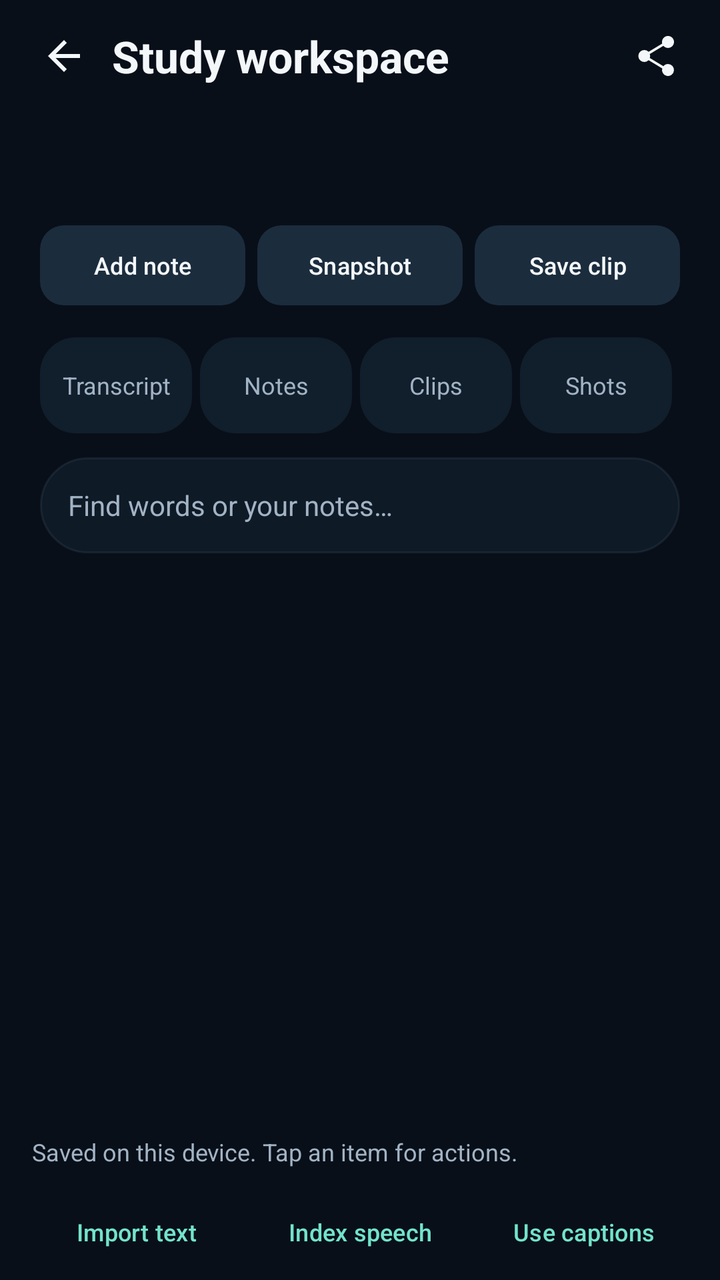
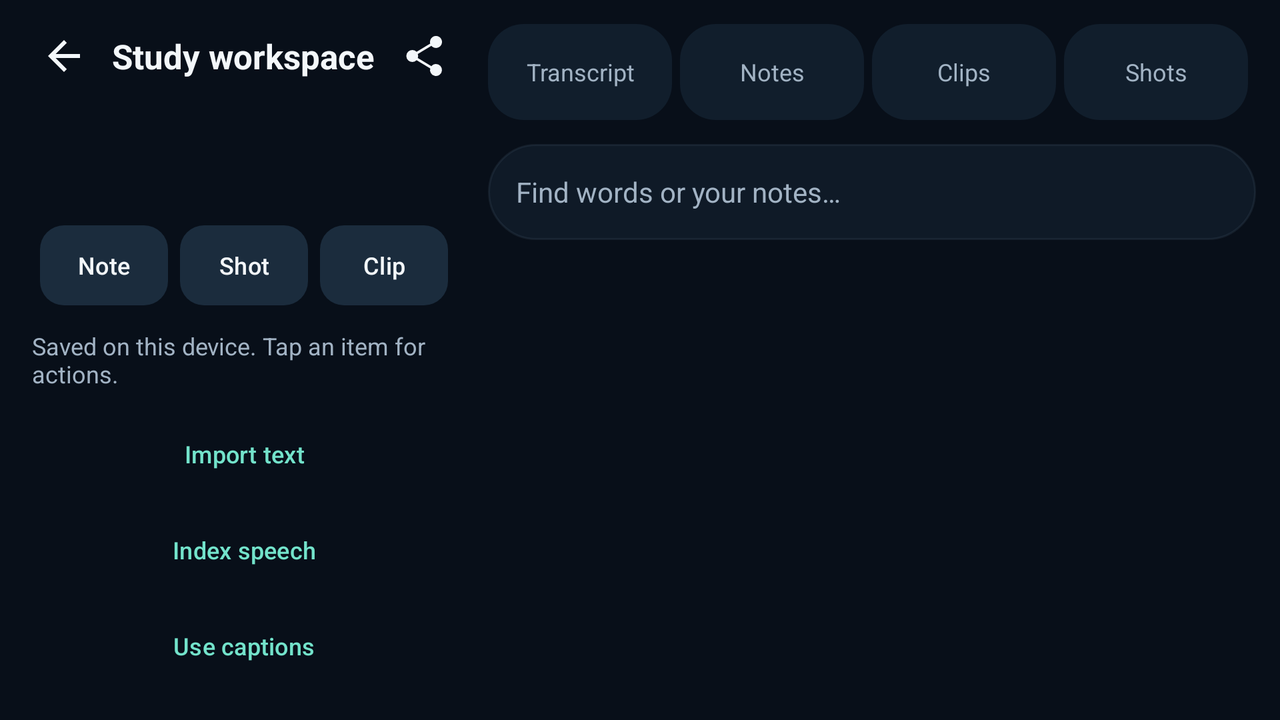

First picture: res/layout/ on a phone held upright. Second picture: the repository's own variant of that layout, on a device whose configuration matches the variant's folder. Source for both follows.
<!-- AndroidManifest.xml: application theme Theme.CineMaxNexus -->
<!-- res/layout/activity_study.xml -->
<?xml version="1.0" encoding="utf-8"?>
<LinearLayout xmlns:android="http://schemas.android.com/apk/res/android" xmlns:app="http://schemas.android.com/apk/res-auto"
    android:id="@+id/study_root" android:layout_width="match_parent" android:layout_height="match_parent" android:orientation="vertical" android:background="@color/nexus_black">
    <LinearLayout android:layout_width="match_parent" android:layout_height="56dp" android:gravity="center_vertical" android:paddingHorizontal="8dp">
        <ImageButton android:id="@+id/study_back" style="@style/MusicIcon" android:src="@drawable/ic_back" android:contentDescription="@string/back" />
        <TextView android:layout_width="0dp" android:layout_weight="1" android:layout_height="wrap_content" android:text="@string/study_workspace" android:textSize="22sp" android:textStyle="bold" android:textColor="@color/nexus_text" />
        <ImageButton android:id="@+id/study_export_notes" style="@style/MusicIcon" android:src="@drawable/ic_share" android:contentDescription="@string/study_export_notes" />
    </LinearLayout>
    <LinearLayout android:layout_width="match_parent" android:layout_height="wrap_content" android:orientation="vertical" android:paddingHorizontal="20dp">
        <TextView android:id="@+id/study_video_title" android:layout_width="match_parent" android:layout_height="wrap_content" android:textSize="15sp" android:textStyle="bold" android:textColor="@color/nexus_accent" android:maxLines="1" android:ellipsize="end" />
        <LinearLayout android:layout_width="match_parent" android:layout_height="wrap_content" android:layout_marginVertical="8dp">
            <TextView android:id="@+id/study_at" android:layout_width="0dp" android:layout_weight="1" android:layout_height="wrap_content" android:textSize="12sp" android:textColor="@color/nexus_text_secondary" />
            <TextView android:id="@+id/study_summary" android:layout_width="wrap_content" android:layout_height="wrap_content" android:textSize="12sp" android:textColor="@color/nexus_text_secondary" />
        </LinearLayout>
        <LinearLayout android:layout_width="match_parent" android:layout_height="48dp">
            <com.google.android.material.button.MaterialButton android:id="@+id/study_add_note" style="@style/Widget.Material3.Button.TonalButton" android:layout_width="0dp" android:layout_weight="1" android:layout_height="48dp" android:text="@string/study_note_default" android:textSize="12sp" android:layout_marginEnd="6dp" app:cornerRadius="12dp" />
            <com.google.android.material.button.MaterialButton android:id="@+id/study_snapshot" style="@style/Widget.Material3.Button.TonalButton" android:layout_width="0dp" android:layout_weight="1" android:layout_height="48dp" android:text="@string/study_snapshot" android:textSize="12sp" android:layout_marginEnd="6dp" app:cornerRadius="12dp" />
            <com.google.android.material.button.MaterialButton android:id="@+id/study_add_clip" style="@style/Widget.Material3.Button.TonalButton" android:layout_width="0dp" android:layout_weight="1" android:layout_height="48dp" android:text="@string/study_clip_default" android:textSize="12sp" app:cornerRadius="12dp" />
        </LinearLayout>
        <LinearLayout android:layout_width="match_parent" android:layout_height="48dp" android:layout_marginTop="12dp">
            <TextView android:id="@+id/study_tab_transcript" style="@style/MusicFilter" android:text="@string/study_tab_transcript" />
            <TextView android:id="@+id/study_tab_notes" style="@style/MusicFilter" android:text="@string/study_tab_notes" />
            <TextView android:id="@+id/study_tab_clips" style="@style/MusicFilter" android:text="@string/study_tab_clips" />
            <TextView android:id="@+id/study_tab_shots" style="@style/MusicFilter" android:text="@string/study_tab_shots" />
        </LinearLayout>
        <EditText android:id="@+id/study_search" android:layout_width="match_parent" android:layout_height="48dp" android:layout_marginVertical="12dp" android:background="@drawable/bg_studio_panel" android:paddingHorizontal="14dp" android:hint="@string/study_search_hint" android:inputType="text" android:singleLine="true" android:imeOptions="actionSearch" android:textColor="@color/nexus_text" android:textColorHint="@color/nexus_text_secondary" android:textSize="14sp" />
    </LinearLayout>
    <FrameLayout android:layout_width="match_parent" android:layout_height="0dp" android:layout_weight="1">
        <androidx.recyclerview.widget.RecyclerView android:id="@+id/study_list" android:layout_width="match_parent" android:layout_height="match_parent" android:paddingHorizontal="16dp" android:paddingBottom="8dp" android:clipToPadding="false" />
        <TextView android:id="@+id/study_empty" android:layout_width="match_parent" android:layout_height="wrap_content" android:layout_gravity="center" android:padding="24dp" android:gravity="center" android:textColor="@color/nexus_text_secondary" android:textSize="14sp" />
    </FrameLayout>
    <LinearLayout android:layout_width="match_parent" android:layout_height="wrap_content" android:paddingHorizontal="16dp" android:gravity="center_vertical">
        <TextView android:id="@+id/study_job_status" android:layout_width="0dp" android:layout_weight="1" android:layout_height="wrap_content" android:paddingVertical="8dp" android:text="@string/study_ready" android:textColor="@color/nexus_text_secondary" android:textSize="12sp" android:maxLines="3" android:ellipsize="end" />
        <ImageButton android:id="@+id/study_cancel_job" style="@style/MusicIcon" android:src="@drawable/ic_back" android:contentDescription="@string/cancel" android:visibility="gone" />
    </LinearLayout>
    <LinearLayout android:layout_width="match_parent" android:layout_height="wrap_content" android:paddingHorizontal="12dp">
        <com.google.android.material.button.MaterialButton android:id="@+id/study_import" style="@style/Widget.Material3.Button.TextButton" android:layout_width="0dp" android:layout_weight="1" android:layout_height="48dp" android:text="@string/study_import_text" android:textSize="12sp" />
        <com.google.android.material.button.MaterialButton android:id="@+id/study_index" style="@style/Widget.Material3.Button.TextButton" android:layout_width="0dp" android:layout_weight="1" android:layout_height="48dp" android:text="@string/study_index_speech" android:textSize="12sp" />
        <com.google.android.material.button.MaterialButton android:id="@+id/study_use_captions" style="@style/Widget.Material3.Button.TextButton" android:layout_width="0dp" android:layout_weight="1" android:layout_height="48dp" android:text="@string/study_use_captions" android:textSize="12sp" />
    </LinearLayout>
</LinearLayout>
<!-- resources referenced by this layout -->
<resources>
  <color name="nexus_accent">#73E3CB</color>
  <color name="nexus_black">#080F19</color>
  <color name="nexus_text">#F3F7FA</color>
  <color name="nexus_text_secondary">#A2B3C4</color>
  <!-- drawable bg_studio_panel (drawable) -->
  <shape xmlns:android="http://schemas.android.com/apk/res/android">
      <solid android:color="#E6101C2A"/><corners android:radius="24dp"/>
      <stroke android:width="1dp" android:color="#334B6273"/>
  </shape>
  <!-- drawable ic_back (drawable) -->
  <vector android:autoMirrored="true" xmlns:android="http://schemas.android.com/apk/res/android" android:width="24dp" android:height="24dp" android:viewportWidth="24" android:viewportHeight="24" android:tint="?attr/colorControlNormal"><path android:fillColor="#FFFFFFFF" android:pathData="M20 11H7.83l5.59-5.59L12 4l-8 8 8 8 1.41-1.41L7.83 13H20v-2z" /></vector>
  <!-- drawable ic_share (drawable) -->
  <vector xmlns:android="http://schemas.android.com/apk/res/android" android:width="24dp" android:height="24dp" android:viewportWidth="24" android:viewportHeight="24">
      <path android:fillColor="#FFFFFF" android:pathData="M18,16a3,3 0,0 0,-2.3 1.1L8.9,13a3,3 0,0 0,0 -2l6.8,-4.1A3,3 0,1 0,15 5a3,3 0,0 0,0.1 0.8L8.3,9.9A3,3 0,1 0,8.3 14.1l6.8,4.1A3,3 0,1 0,18 16" />
  </vector>
  <string name="back">Back</string>
  <string name="cancel">Cancel</string>
  <string name="study_clip_default">Save clip</string>
  <string name="study_export_notes">Export notes</string>
  <string name="study_import_text">Import text</string>
  <string name="study_index_speech">Index speech</string>
  <string name="study_note_default">Add note</string>
  <string name="study_ready">Saved on this device. Tap an item for actions.</string>
  <string name="study_search_hint">Find words or your notes…</string>
  <string name="study_snapshot">Snapshot</string>
  <string name="study_tab_clips">Clips</string>
  <string name="study_tab_notes">Notes</string>
  <string name="study_tab_shots">Shots</string>
  <string name="study_tab_transcript">Transcript</string>
  <string name="study_use_captions">Use captions</string>
  <string name="study_workspace">Study workspace</string>
  <style name="MusicFilter">
          <item name="android:layout_width">0dp</item>
          <item name="android:layout_height">48dp</item>
          <item name="android:layout_weight">1</item>
          <item name="android:layout_marginEnd">4dp</item>
          <item name="android:gravity">center</item>
          <item name="android:background">@drawable/bg_filter</item>
          <item name="android:textColor">@color/music_filter_text</item>
          <item name="android:textSize">12sp</item>
          <item name="android:clickable">true</item>
          <item name="android:focusable">true</item>
          <item name="android:foreground">?attr/selectableItemBackground</item>
      </style>
  <style name="MusicIcon">
          <item name="android:layout_width">48dp</item>
          <item name="android:layout_height">48dp</item>
          <item name="android:background">?attr/selectableItemBackgroundBorderless</item>
          <item name="android:padding">12dp</item>
          <item name="tint">@color/nexus_text</item>
      </style>
  <!-- drawable bg_filter (drawable) -->
  <selector xmlns:android="http://schemas.android.com/apk/res/android">
      <item android:state_selected="true"><shape><solid android:color="@color/nexus_accent"/><corners android:radius="18dp"/></shape></item>
      <item><shape><solid android:color="@color/nexus_surface"/><corners android:radius="18dp"/></shape></item>
  </selector>
  <color name="nexus_surface">#111E2C</color>
  <color name="nexus_surface_high">#1B2C3D</color>
  <!-- some entries are left out for length -->
</resources>
<!-- res/layout-land/activity_study.xml (the repository's variant of the layout above) -->
<!-- drawn on the phone turned sideways -->
<?xml version='1.0' encoding='utf-8'?>
<LinearLayout xmlns:android="http://schemas.android.com/apk/res/android" xmlns:app="http://schemas.android.com/apk/res-auto" android:id="@+id/study_root" android:layout_width="match_parent" android:layout_height="match_parent" android:orientation="horizontal" android:baselineAligned="false" android:background="@color/nexus_black">
    <LinearLayout android:layout_width="244dp" android:layout_height="match_parent" android:orientation="vertical">
        <LinearLayout android:layout_width="match_parent" android:layout_height="56dp" android:gravity="center_vertical" android:paddingHorizontal="8dp">
            <ImageButton android:id="@+id/study_back" style="@style/MusicIcon" android:src="@drawable/ic_back" android:contentDescription="@string/back" />
            <TextView android:layout_width="0dp" android:layout_weight="1" android:layout_height="wrap_content" android:text="@string/study_workspace" android:textSize="17sp" android:textStyle="bold" android:textColor="@color/nexus_text" android:maxLines="1" android:ellipsize="end" />
            <ImageButton android:id="@+id/study_export_notes" style="@style/MusicIcon" android:src="@drawable/ic_share" android:contentDescription="@string/study_export_notes" />
        </LinearLayout>
        <LinearLayout android:layout_width="match_parent" android:layout_height="wrap_content" android:orientation="vertical" android:paddingHorizontal="20dp">
            <TextView android:id="@+id/study_video_title" android:layout_width="match_parent" android:layout_height="wrap_content" android:textSize="15sp" android:textStyle="bold" android:textColor="@color/nexus_accent" android:maxLines="1" android:ellipsize="end" />
            <LinearLayout android:layout_width="match_parent" android:layout_height="wrap_content" android:layout_marginVertical="8dp">
                <TextView android:id="@+id/study_at" android:layout_width="0dp" android:layout_weight="1" android:layout_height="wrap_content" android:textSize="12sp" android:textColor="@color/nexus_text_secondary" />
                <TextView android:id="@+id/study_summary" android:layout_width="wrap_content" android:layout_height="wrap_content" android:textSize="12sp" android:textColor="@color/nexus_text_secondary" />
            </LinearLayout>
            <LinearLayout android:layout_width="match_parent" android:layout_height="48dp">
                <com.google.android.material.button.MaterialButton android:id="@+id/study_add_note" style="@style/Widget.Material3.Button.TonalButton" android:layout_width="0dp" android:layout_weight="1" android:layout_height="48dp" android:text="@string/study_note_short" android:contentDescription="@string/study_note_default" android:paddingHorizontal="4dp" android:minWidth="0dp" android:singleLine="true" android:textSize="12sp" android:layout_marginEnd="6dp" app:cornerRadius="12dp" />
                <com.google.android.material.button.MaterialButton android:id="@+id/study_snapshot" style="@style/Widget.Material3.Button.TonalButton" android:layout_width="0dp" android:layout_weight="1" android:layout_height="48dp" android:text="@string/study_shot_short" android:contentDescription="@string/study_snapshot" android:paddingHorizontal="4dp" android:minWidth="0dp" android:singleLine="true" android:textSize="12sp" android:layout_marginEnd="6dp" app:cornerRadius="12dp" />
                <com.google.android.material.button.MaterialButton android:id="@+id/study_add_clip" style="@style/Widget.Material3.Button.TonalButton" android:layout_width="0dp" android:layout_weight="1" android:layout_height="48dp" android:text="@string/study_clip_short" android:contentDescription="@string/study_clip_default" android:paddingHorizontal="4dp" android:minWidth="0dp" android:singleLine="true" android:textSize="12sp" app:cornerRadius="12dp" />
            </LinearLayout>
        </LinearLayout>
        <LinearLayout android:layout_width="match_parent" android:layout_height="wrap_content" android:paddingHorizontal="16dp" android:gravity="center_vertical">
            <TextView android:id="@+id/study_job_status" android:layout_width="0dp" android:layout_weight="1" android:layout_height="wrap_content" android:paddingVertical="8dp" android:text="@string/study_ready" android:textColor="@color/nexus_text_secondary" android:textSize="12sp" android:maxLines="3" android:ellipsize="end" />
            <ImageButton android:id="@+id/study_cancel_job" style="@style/MusicIcon" android:src="@drawable/ic_back" android:contentDescription="@string/cancel" android:visibility="gone" />
        </LinearLayout>
        <LinearLayout android:layout_width="match_parent" android:layout_height="wrap_content" android:paddingHorizontal="12dp" android:orientation="vertical">
            <com.google.android.material.button.MaterialButton android:id="@+id/study_import" style="@style/Widget.Material3.Button.TextButton" android:layout_width="match_parent" android:layout_height="48dp" android:text="@string/study_import_text" android:textSize="12sp" />
            <com.google.android.material.button.MaterialButton android:id="@+id/study_index" style="@style/Widget.Material3.Button.TextButton" android:layout_width="match_parent" android:layout_height="48dp" android:text="@string/study_index_speech" android:textSize="12sp" />
            <com.google.android.material.button.MaterialButton android:id="@+id/study_use_captions" style="@style/Widget.Material3.Button.TextButton" android:layout_width="match_parent" android:layout_height="48dp" android:text="@string/study_use_captions" android:textSize="12sp" />
        </LinearLayout>
    </LinearLayout>
    <LinearLayout android:layout_width="0dp" android:layout_weight="1" android:layout_height="match_parent" android:orientation="vertical" android:paddingEnd="12dp">
        <LinearLayout android:layout_width="match_parent" android:layout_height="48dp" android:layout_marginTop="12dp">
            <TextView android:id="@+id/study_tab_transcript" style="@style/MusicFilter" android:text="@string/study_tab_transcript" />
            <TextView android:id="@+id/study_tab_notes" style="@style/MusicFilter" android:text="@string/study_tab_notes" />
            <TextView android:id="@+id/study_tab_clips" style="@style/MusicFilter" android:text="@string/study_tab_clips" />
            <TextView android:id="@+id/study_tab_shots" style="@style/MusicFilter" android:text="@string/study_tab_shots" />
        </LinearLayout>
        <EditText android:id="@+id/study_search" android:layout_width="match_parent" android:layout_height="48dp" android:layout_marginVertical="12dp" android:background="@drawable/bg_studio_panel" android:paddingHorizontal="14dp" android:hint="@string/study_search_hint" android:inputType="text" android:singleLine="true" android:imeOptions="actionSearch" android:textColor="@color/nexus_text" android:textColorHint="@color/nexus_text_secondary" android:textSize="14sp" />
        <FrameLayout android:layout_width="match_parent" android:layout_height="0dp" android:layout_weight="1">
            <androidx.recyclerview.widget.RecyclerView android:id="@+id/study_list" android:layout_width="match_parent" android:layout_height="match_parent" android:paddingHorizontal="16dp" android:paddingBottom="8dp" android:clipToPadding="false" />
            <TextView android:id="@+id/study_empty" android:layout_width="match_parent" android:layout_height="wrap_content" android:layout_gravity="center" android:padding="24dp" android:gravity="center" android:textColor="@color/nexus_text_secondary" android:textSize="14sp" />
        </FrameLayout>
    </LinearLayout>
</LinearLayout>
<!-- resources referenced by the variant -->
<!-- as the phone turned sideways resolves them -->
<resources>
  <color name="nexus_accent">#73E3CB</color>
  <color name="nexus_black">#080F19</color>
  <color name="nexus_text">#F3F7FA</color>
  <color name="nexus_text_secondary">#A2B3C4</color>
  <!-- drawable bg_studio_panel (drawable) -->
  <shape xmlns:android="http://schemas.android.com/apk/res/android">
      <solid android:color="#E6101C2A"/><corners android:radius="24dp"/>
      <stroke android:width="1dp" android:color="#334B6273"/>
  </shape>
  <!-- drawable ic_back (drawable) -->
  <vector android:autoMirrored="true" xmlns:android="http://schemas.android.com/apk/res/android" android:width="24dp" android:height="24dp" android:viewportWidth="24" android:viewportHeight="24" android:tint="?attr/colorControlNormal"><path android:fillColor="#FFFFFFFF" android:pathData="M20 11H7.83l5.59-5.59L12 4l-8 8 8 8 1.41-1.41L7.83 13H20v-2z" /></vector>
  <!-- drawable ic_share (drawable) -->
  <vector xmlns:android="http://schemas.android.com/apk/res/android" android:width="24dp" android:height="24dp" android:viewportWidth="24" android:viewportHeight="24">
      <path android:fillColor="#FFFFFF" android:pathData="M18,16a3,3 0,0 0,-2.3 1.1L8.9,13a3,3 0,0 0,0 -2l6.8,-4.1A3,3 0,1 0,15 5a3,3 0,0 0,0.1 0.8L8.3,9.9A3,3 0,1 0,8.3 14.1l6.8,4.1A3,3 0,1 0,18 16" />
  </vector>
  <string name="back">Back</string>
  <string name="cancel">Cancel</string>
  <string name="study_clip_default">Save clip</string>
  <string name="study_clip_short">Clip</string>
  <string name="study_export_notes">Export notes</string>
  <string name="study_import_text">Import text</string>
  <string name="study_index_speech">Index speech</string>
  <string name="study_note_default">Add note</string>
  <string name="study_note_short">Note</string>
  <string name="study_ready">Saved on this device. Tap an item for actions.</string>
  <string name="study_search_hint">Find words or your notes…</string>
  <string name="study_shot_short">Shot</string>
  <string name="study_snapshot">Snapshot</string>
  <string name="study_tab_clips">Clips</string>
  <string name="study_tab_notes">Notes</string>
  <string name="study_tab_shots">Shots</string>
  <string name="study_tab_transcript">Transcript</string>
  <string name="study_use_captions">Use captions</string>
  <string name="study_workspace">Study workspace</string>
  <style name="MusicFilter">
          <item name="android:layout_width">0dp</item>
          <item name="android:layout_height">48dp</item>
          <item name="android:layout_weight">1</item>
          <item name="android:layout_marginEnd">4dp</item>
          <item name="android:gravity">center</item>
          <item name="android:background">@drawable/bg_filter</item>
          <item name="android:textColor">@color/music_filter_text</item>
          <item name="android:textSize">12sp</item>
          <item name="android:clickable">true</item>
          <item name="android:focusable">true</item>
          <item name="android:foreground">?attr/selectableItemBackground</item>
      </style>
  <style name="MusicIcon">
          <item name="android:layout_width">48dp</item>
          <item name="android:layout_height">48dp</item>
          <item name="android:background">?attr/selectableItemBackgroundBorderless</item>
          <item name="android:padding">12dp</item>
          <item name="tint">@color/nexus_text</item>
      </style>
  <!-- drawable bg_filter (drawable) -->
  <selector xmlns:android="http://schemas.android.com/apk/res/android">
      <item android:state_selected="true"><shape><solid android:color="@color/nexus_accent"/><corners android:radius="18dp"/></shape></item>
      <item><shape><solid android:color="@color/nexus_surface"/><corners android:radius="18dp"/></shape></item>
  </selector>
  <color name="nexus_surface">#111E2C</color>
  <color name="nexus_surface_high">#1B2C3D</color>
  <!-- some entries are left out for length -->
</resources>
